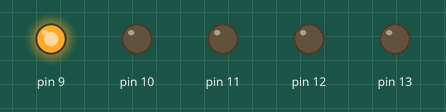
Simulated run of this sketch. Board: Arduino Uno, built with avr-gcc and run on an emulated ATmega328P. On the bench: output pins drawn as LEDs (lit = HIGH).

Above: at 0.5 s.
At 1.5 s:
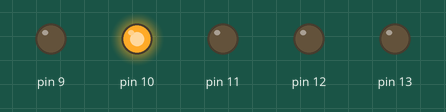
At 2.5 s:
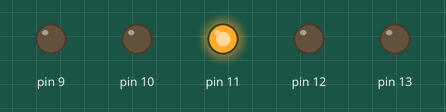
At 3.5 s:
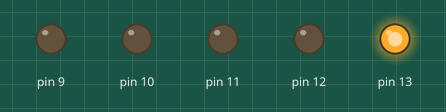
At 4.5 s:
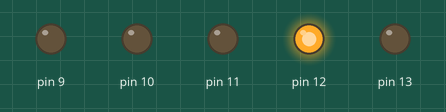
Timing chart, 0 to 6.5 s (numbered marks = the images above):
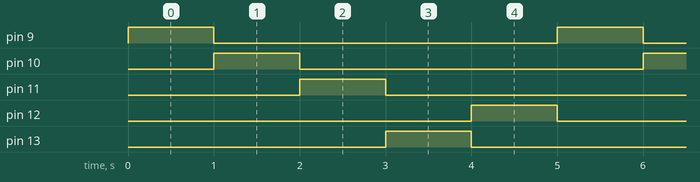

The sketch:

blink4ledschase.ino
```cpp
void setup() {
  // initialize digital pin LED_BUILTIN as an output.
  pinMode(13, OUTPUT);
  pinMode(12, OUTPUT);
  pinMode(11, OUTPUT);
  pinMode(10, OUTPUT);
  pinMode(9, OUTPUT);
}

// the loop function runs over and over again forever
void loop() {
  digitalWrite(9, HIGH);  // change state of the LED by setting the pin to the HIGH voltage level
  delay(1000);                      // wait for a second
  digitalWrite(9, LOW);   // change state of the LED by setting the pin to the LOW voltage level
  delay(0);                      // wait for a second
  digitalWrite(10, HIGH);  // change state of the LED by setting the pin to the HIGH voltage level
  delay(1000);                      // wait for a second
  digitalWrite(10, LOW);   // change state of the LED by setting the pin to the LOW voltage level
  delay(0);                      // wait for a second
  digitalWrite(11, HIGH);   // change state of the LED by setting the pin to the LOW voltage level
  delay(1000);                      // wait for a second
  digitalWrite(11, LOW);   // change state of the LED by setting the pin to the LOW voltage level
  delay(0);                      // wait for a second
  digitalWrite(13, HIGH);  // change state of the LED by setting the pin to the HIGH voltage level
  delay(1000);                      // wait for a second
  digitalWrite(13, LOW);   // change state of the LED by setting the pin to the LOW voltage level
  delay(0);                      // wait for a second
  digitalWrite(12, HIGH);  // change state of the LED by setting the pin to the HIGH voltage level
  delay(1000);                      // wait for a second
  digitalWrite(12, LOW);   // change state of the LED by setting the pin to the LOW voltage level
  delay(0);                      // wait for a second
}
```

Measured:
- by itself, pin 9–13: alternates HIGH for 1.0 s and LOW for 4.0 s
- by itself, everything shown: repeats every 5.0 s, in 6 steps
